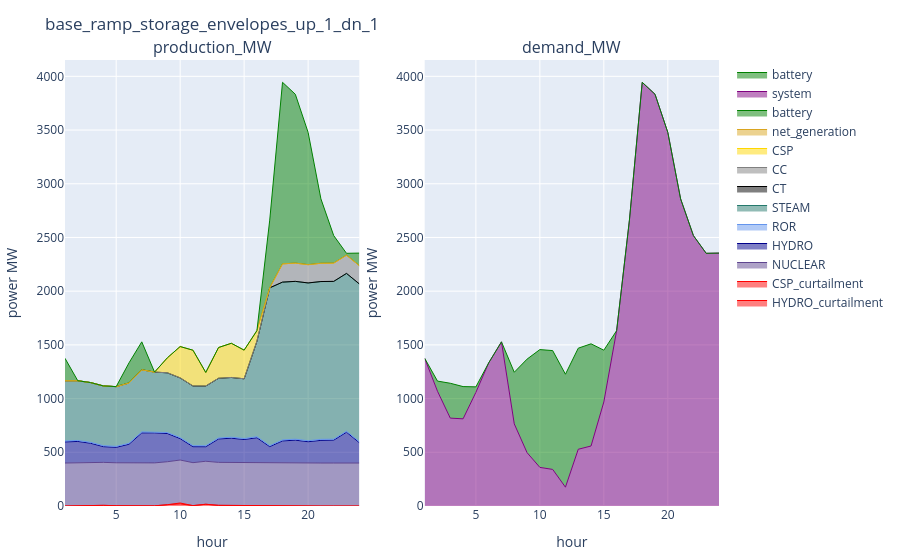

The notebook cell this image was saved under:
### Code cell
config_ = config_2
supply_uc_ = supply_uc[(supply_uc.configuration .== config_) .& (supply_uc.day .== day_), :]
demand_uc_ = demand_uc[(demand_uc.configuration .== config_) .& (demand_uc.day .== day_), :]
reserve_uc_ = reserve_uc[(reserve_uc.configuration .== config_) .& (reserve_uc.day .== day_), :]
plot_supply_demand(supply_uc_, demand_uc_, string(config_))

### Figure 1 — Plotly figure (JSON) as saved in the notebook; plotly's stock layout.template omitted (floating-point values rounded to 4 significant figures)
{"data": [{"line": {"color": "red", "shape": "line", "width": 1}, "mode": "lines", "name": "HYDRO_curtailment", "stackgroup": "one", "type": "scatter", "x": [1, 2, 3, 4, 5, 6, 7, 8, 9, 10, 11, 12, 13, 14, 15, 16, 17, 18, 19, 20, 21, 22, 23, 24], "xaxis": "x1", "y": [0.006556, 3.224, 6.302, 6.161, 2.478, 0.006667, 0.00107, 1.466, 12.2, 19.81, 3.514, 15.91, 6.162, 4.929, 0.3781, 4.929e-10, 2.025e-11, 1.961e-11, 1.961e-11, 2.027e-11, 2.026e-11, 2.026e-11, 2.029e-11, 2.024e-11], "yaxis": "y1"}, {"line": {"color": "red", "shape": "line", "width": 1}, "mode": "lines", "name": "CSP_curtailment", "stackgroup": "one", "type": "scatter", "x": [10, 12], "xaxis": "x1", "y": [8.247, 0.6643], "yaxis": "y1"}, {"line": {"color": "rgba(95, 70, 144, 1)", "shape": "line", "width": 1}, "mode": "lines", "name": "NUCLEAR", "stackgroup": "one", "type": "scatter", "x": [1, 2, 3, 4, 5, 6, 7, 8, 9, 10, 11, 12, 13, 14, 15, 16, 17, 18, 19, 20, 21, 22, 23, 24], "xaxis": "x1", "y": [400.0, 400.0, 400.0, 400.0, 400.0, 400.0, 400.0, 400.0, 400.0, 400.0, 400.0, 400.0, 400.0, 400.0, 400.0, 400.0, 400.0, 400.0, 400.0, 400.0, 400.0, 400.0, 400.0, 400.0], "yaxis": "y1"}, {"line": {"color": "darkblue", "shape": "line", "width": 1}, "mode": "lines", "name": "HYDRO", "stackgroup": "one", "type": "scatter", "x": [1, 2, 3, 4, 5, 6, 7, 8, 9, 10, 11, 12, 13, 14, 15, 16, 17, 18, 19, 20, 21, 22, 23, 24], "xaxis": "x1", "y": [196.7, 197.7, 177.6, 146.2, 143.6, 174.9, 280.5, 279.7, 262.5, 199.3, 148.6, 135.2, 217.9, 226.2, 218.8, 235.3, 152.7, 205.9, 212.9, 198.3, 211.1, 213.1, 286.9, 189.7], "yaxis": "y1"}, {"line": {"color": "cornflowerblue", "shape": "line", "width": 1}, "mode": "lines", "name": "ROR", "stackgroup": "one", "type": "scatter", "x": [1, 2, 3, 4, 5, 6, 7, 8, 9, 10, 11, 12, 13, 14, 15, 16, 17, 18, 19, 20, 21, 22, 23, 24], "xaxis": "x1", "y": [9.098, 9.098, 9.098, 9.303, 9.098, 9.098, 9.502, 9.303, 9.303, 9.303, 9.303, 9.303, 9.098, 9.303, 9.303, 9.502, 9.303, 9.303, 9.303, 9.303, 9.502, 9.098, 9.303, 9.098], "yaxis": "y1"}, {"line": {"color": "rgba(36, 121, 108, 1)", "shape": "line", "width": 1}, "mode": "lines", "name": "STEAM", "stackgroup": "one", "type": "scatter", "x": [1, 2, 3, 4, 5, 6, 7, 8, 9, 10, 11, 12, 13, 14, 15, 16, 17, 18, 19, 20, 21, 22, 23, 24], "xaxis": "x1", "y": [560.2, 556.1, 556.1, 556.1, 556.1, 561.2, 578.1, 556.1, 556.1, 556.1, 556.1, 556.1, 556.1, 556.1, 556.1, 889.8, 1469.0, 1469.0, 1469.0, 1469.0, 1469.0, 1469.0, 1469.0, 1469.0], "yaxis": "y1"}, {"line": {"color": "black", "shape": "line", "width": 1}, "mode": "lines", "name": "CT", "stackgroup": "one", "type": "scatter", "x": [1, 2, 3, 4, 5, 6, 7, 8, 9, 10, 11, 12, 13, 14, 15, 16, 17, 18, 19, 20, 21, 22, 23, 24], "xaxis": "x1", "y": [0, 0, 0, 0, 0, 0, 0, 0, 0, 0, 0, 0, 0, 0, 0, 0, 0, 0, 0, 0, 0, 0, 0, 0], "yaxis": "y1"}, {"line": {"color": "grey", "shape": "line", "width": 1}, "mode": "lines", "name": "CC", "stackgroup": "one", "type": "scatter", "x": [1, 2, 3, 4, 5, 6, 7, 8, 9, 10, 11, 12, 13, 14, 15, 16, 17, 18, 19, 20, 21, 22, 23, 24], "xaxis": "x1", "y": [0, 0, 0, 0, 0, 0, 0, 0, 0, 0, 0, 0, 0, 0, 0, 0, 0, 170.0, 170.0, 170.0, 170.0, 170.0, 170.0, 170.0], "yaxis": "y1"}, {"line": {"color": "gold", "shape": "line", "width": 1}, "mode": "lines", "name": "CSP", "stackgroup": "one", "type": "scatter", "x": [1, 2, 3, 4, 5, 6, 7, 8, 9, 10, 11, 12, 13, 14, 15, 16, 17, 18, 19, 20, 21, 22, 23, 24], "xaxis": "x1", "y": [0, 0, 0, 0, 0, 0, 0, 0, 139.4, 291.5, 332.8, 125.9, 286.1, 318.2, 266.4, 98.0, 0, 0, 0, 0, 0, 0, 0, 0], "yaxis": "y1"}, {"line": {"color": "goldenrod", "shape": "line", "width": 1}, "mode": "lines", "name": "net_generation", "stackgroup": "one", "type": "scatter", "x": [1, 2, 3, 4, 5, 6, 7, 8, 9, 10, 11, 12, 13, 14, 15, 16, 17, 18, 19, 20, 21, 22, 23, 24], "xaxis": "x1", "y": [0, 0, 0, 0, 0, 0, 0, 0, 0, 0, 0, 0, 0, 0, 0, 0, 0, 0, 0, 0, 0, 0, 0, 0], "yaxis": "y1"}, {"line": {"color": "green", "shape": "line", "width": 1}, "mode": "lines", "name": "battery", "stackgroup": "one", "type": "scatter", "x": [1, 2, 3, 4, 5, 6, 7, 8, 9, 10, 11, 12, 13, 14, 15, 16, 17, 18, 19, 20, 21, 22, 23, 24], "xaxis": "x1", "y": [209.1, 0.04969, 0.05693, 0.08761, 0.2857, 187.0, 260.1, 0.01453, 0.08985, 0.1003, 0.04154, 0.03441, 0.0353, 0.06942, 7.799e-10, 1.754e-09, 630.4, 1690.0, 1572.0, 1231.0, 599.9, 256.2, 17.32, 116.7], "yaxis": "y1"}, {"line": {"color": "purple", "shape": "line", "width": 1}, "mode": "lines", "name": "system", "stackgroup": "one", "type": "scatter", "x": [1, 2, 3, 4, 5, 6, 7, 8, 9, 10, 11, 12, 13, 14, 15, 16, 17, 18, 19, 20, 21, 22, 23, 24], "xaxis": "x2", "y": [1375.0, 1068.0, 818.0, 811.6, 1058.0, 1332.0, 1528.0, 764.2, 496.4, 359.4, 340.6, 175.1, 528.2, 558.5, 968.4, 1633.0, 2661.0, 3944.0, 3833.0, 3478.0, 2859.0, 2517.0, 2353.0, 2354.0], "yaxis": "y2"}, {"line": {"color": "green", "shape": "line", "width": 1}, "mode": "lines", "name": "battery", "stackgroup": "one", "type": "scatter", "x": [1, 2, 3, 4, 5, 6, 7, 8, 9, 10, 11, 12, 13, 14, 15, 16, 17, 18, 19, 20, 21, 22, 23, 24], "xaxis": "x2", "y": [0.09133, 94.93, 324.8, 300.0, 51.16, 0.0188, 0.02047, 480.9, 871.0, 1097.0, 1106.0, 1051.0, 941.0, 951.3, 482.1, 1.179e-09, 0, 0, 0, 0, 0, 0, 0, 0], "yaxis": "y2"}], "layout": {"annotations": [{"font": {"size": 16}, "showarrow": false, "text": "production_MW", "x": 0.225, "xanchor": "center", "xref": "paper", "y": 1, "yanchor": "bottom", "yref": "paper"}, {"font": {"size": 16}, "showarrow": false, "text": "demand_MW", "x": 0.775, "xanchor": "center", "xref": "paper", "y": 1, "yanchor": "bottom", "yref": "paper"}], "margin": {"b": 50, "l": 50, "r": 50, "t": 60}, "title": "base_ramp_storage_envelopes_up_1_dn_1", "xaxis1": {"anchor": "y1", "domain": [0, 0.45], "title": {"text": "hour"}}, "xaxis2": {"anchor": "y2", "domain": [0.55, 1], "title": {"text": "hour"}}, "yaxis1": {"anchor": "x1", "domain": [0, 1], "title": {"text": "power MW"}}, "yaxis2": {"anchor": "x2", "domain": [0, 1], "title": {"text": "power MW"}}}}
